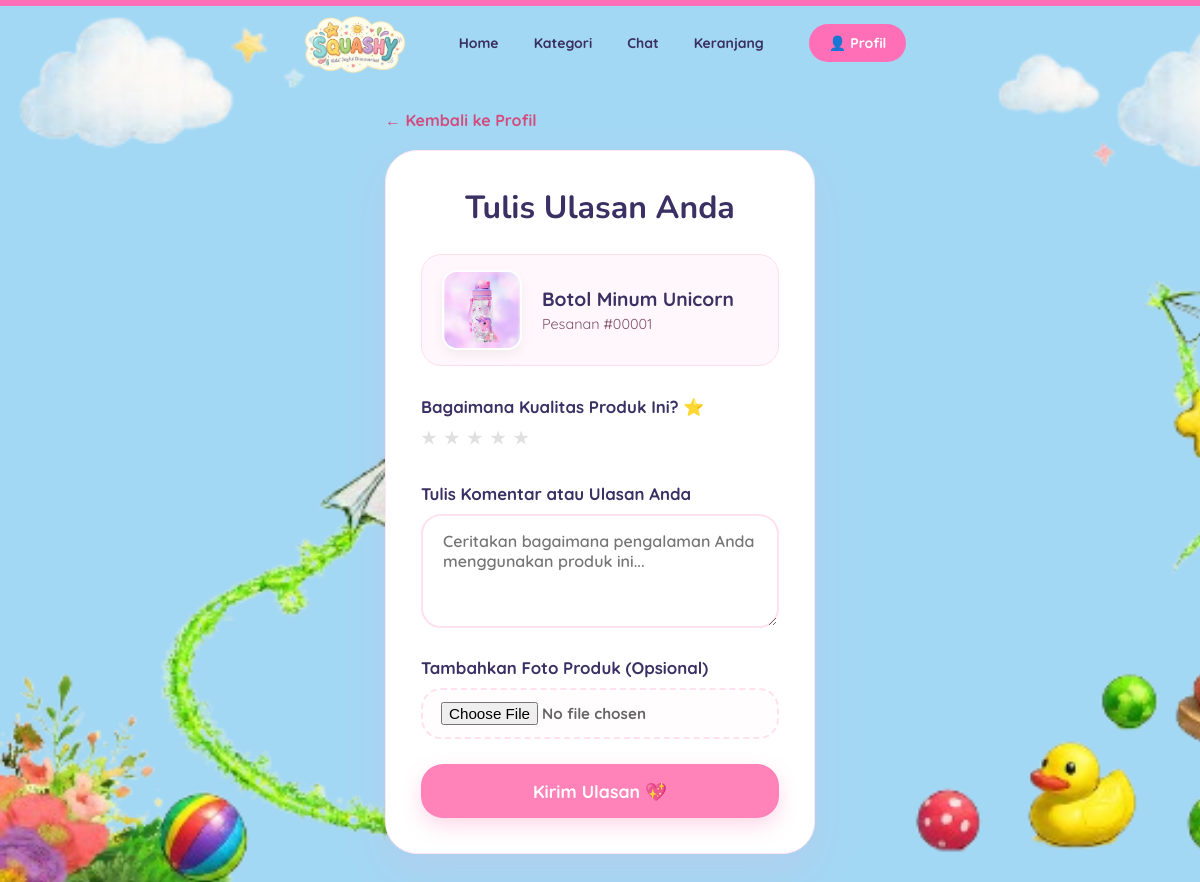
The page /customers/tambah_ulasan.php?id_produk=5&id_order=1 (signed in) on the database its author committed.
### tables this page shows
CREATE TABLE `order_detail` (
  `id_detail` int NOT NULL,
  `id_order` int NOT NULL,
  `id_produk` int NOT NULL,
  `nama_produk` varchar(255) DEFAULT NULL,
  `harga_saat_order` int DEFAULT NULL,
  `foto_produk` varchar(255) DEFAULT NULL,
  `kuantitas` int NOT NULL,
  `subtotal` int NOT NULL
);

### customers/tambah_ulasan.php (the view, shortened to what this page needs)
<?php
require_once __DIR__ . '/../config/database.php';
$userId = intval($_SESSION['id_user'] ?? 0);
$id_produk = isset($_GET['id_produk']) ? intval($_GET['id_produk']) : 0;
$id_order = isset($_GET['id_order']) ? intval($_GET['id_order']) : 0;
$order_query = mysqli_query($conn, "
    SELECT o.id_order, o.status_pesanan, od.nama_produk, od.foto_produk
    FROM `order` o
    JOIN order_detail od ON o.id_order = od.id_order
    WHERE o.id_order = $id_order AND o.id_user = $userId AND od.id_produk = $id_produk
    LIMIT 1
");
$order_data = mysqli_fetch_assoc($order_query);
?>
<!DOCTYPE html>
<html lang="id">
<head>
</head>
<body>
    <?php require_once __DIR__ . '/../components/layout/header.php'; ?>
    <main>
        <a href="profil.php" class="back-link">← Kembali ke Profil</a>
        <div class="review-container">
            <h1 class="review-header-title">Tulis Ulasan Anda</h1>
            <div class="product-preview-card">
                <img src="../<?= htmlspecialchars($order_data['foto_produk']) ?>" alt="<?= htmlspecialchars($order_data['nama_produk']) ?>">
                <div>
                    <h3><?= htmlspecialchars($order_data['nama_produk']) ?></h3>
                    <p style="color: #83526d; font-size: 0.9rem; margin-top: 4px;">Pesanan #<?= str_pad($id_order, 5, '0', STR_PAD_LEFT) ?></p>
                </div>
            </div>
            <form action="" method="POST" enctype="multipart/form-data">
                <div class="form-group">
                    <label>Bagaimana Kualitas Produk Ini? ⭐</label>
                    <div class="star-rating">
                        <input type="radio" id="star5" name="rating" value="5" /><label for="star5" title="Sangat Baik">★</label>
                        <input type="radio" id="star4" name="rating" value="4" /><label for="star4" title="Baik">★</label>
                        <input type="radio" id="star3" name="rating" value="3" /><label for="star3" title="Cukup">★</label>
                        <input type="radio" id="star2" name="rating" value="2" /><label for="star2" title="Buruk">★</label>
                        <input type="radio" id="star1" name="rating" value="1" /><label for="star1" title="Sangat Buruk">★</label>
                    </div>
                </div>
                <div class="form-group">
                    <label for="komentar">Tulis Komentar atau Ulasan Anda</label>
                    <textarea id="komentar" name="komentar" rows="4" class="form-control-text" placeholder="Ceritakan bagaimana pengalaman Anda menggunakan produk ini..."></textarea>
                </div>
                <div class="form-group">
                    <label for="foto_review">Tambahkan Foto Produk (Opsional)</label>
                    <div class="file-upload-wrapper">
                        <input type="file" id="foto_review" name="foto_review" class="file-upload-input" accept="image/*">
                    </div>
                </div>
                <button type="submit" class="btn-submit-review">Kirim Ulasan 💖</button>
            </form>
        </div>
    </main>
</body>
</html>

### customers/tambah_ulasan.php (style rules this page uses)
* { box-sizing: border-box; margin: 0; padding: 0; }
body { font-family: 'Quicksand', sans-serif; background: linear-gradient(180deg, #FFE6F3 0%, #FFF5E8 100%); color: #333; min-height: 100vh; }
main { max-width: 700px; margin: 30px auto 60px; padding: 0 20px; }
.back-link { text-decoration: none; color: #d24c7d; font-weight: 700; font-size: 1rem; display: inline-flex; align-items: center; gap: 8px; margin-bottom: 20px; transition: 0.2s; }
.review-container { background: #ffffff; border-radius: 32px; border: 1px solid #ffe6f1; box-shadow: 0 18px 40px rgba(255, 155, 201, 0.15); padding: 35px; }
.review-header-title { font-family: 'Nunito', sans-serif; font-size: 2rem; color: #3A3063; margin-bottom: 25px; text-align: center; }
.product-preview-card { display: flex; align-items: center; gap: 20px; background: #FFF7FB; border: 1px solid #ffdeec; border-radius: 20px; padding: 15px 20px; margin-bottom: 30px; }
.product-preview-card img { width: 80px; height: 80px; border-radius: 15px; object-fit: cover; border: 2px solid white; box-shadow: 0 5px 12px rgba(0,0,0,0.05); }
.product-preview-card h3 { font-size: 1.2rem; color: #3A3063; }
.form-group { margin-bottom: 25px; }
.form-group label { display: block; font-weight: 700; color: #3A3063; margin-bottom: 10px; font-size: 1.05rem; }
.star-rating { display: flex; flex-direction: row-reverse; justify-content: flex-end; gap: 8px; font-size: 2.8rem; }
.star-rating label { color: #e0e0e0; cursor: pointer; transition: color 0.15s ease-in-out, transform 0.1s; }
.form-control-text { width: 100%; padding: 15px 20px; border-radius: 20px; border: 2px solid #ffe1ef; outline: none; font-family: inherit; font-size: 1rem; font-weight: 600; color: #333; transition: border-color 0.2s; resize: vertical; }
.file-upload-wrapper { position: relative; display: inline-block; width: 100%; }
.file-upload-input { width: 100%; padding: 12px 18px; border-radius: 20px; border: 2px dashed #ffe1ef; background: #fffdfd; font-family: inherit; font-size: 0.95rem; font-weight: 700; color: #666; outline: none; cursor: pointer; transition: all 0.2s; }
.btn-submit-review { display: block; width: 100%; background: #ff82b8; color: #fff; padding: 16px; border-radius: 22px; border: none; font-size: 1.1rem; font-weight: 800; cursor: pointer; box-shadow: 0 8px 20px rgba(255, 130, 184, 0.3); transition: all 0.2s; margin-top: 15px; }

### rows shown on the page
order_detail: foto_produk+nama_produk (picture), nama_produk "Botol Minum Unicorn"

### other values the page prints
str_pad($id_order, 5, '0', STR_PAD_LEFT) "00001"
